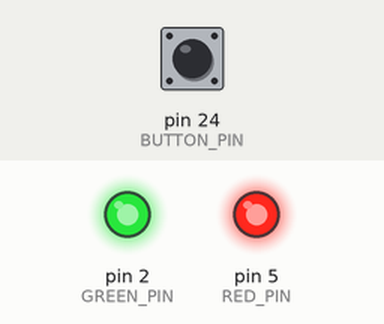
The sketch below on a simulated Arduino Mega 2560, built with avr-gcc and run on an emulated ATmega2560. Shown: output pins drawn as LEDs (lit = HIGH). The test bench sets the inputs (shaded band); at power-on: pin 24 (BUTTON_PIN) HIGH.

Above: at 1.2 s.
1.3 s: pin 24 (BUTTON_PIN) pulled LOW for 0.15 s
At 1.37 s:
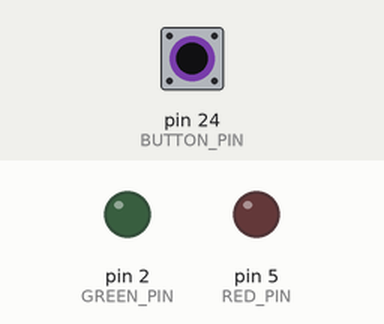
2.9 s: pin 24 (BUTTON_PIN) pulled LOW for 1 s
At 5.1 s:
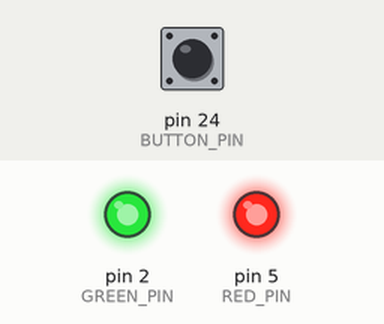
5.4 s: pin 24 (BUTTON_PIN) pulled LOW for 3.2 s
At 6.2 s:
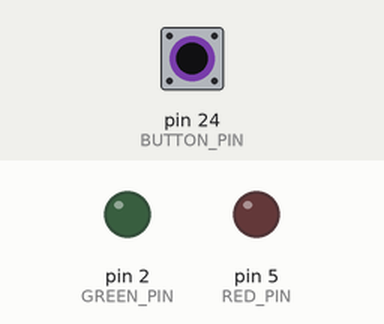
Timing chart, 0 to 10.1 s (numbered marks = the images above; inputs shaded):
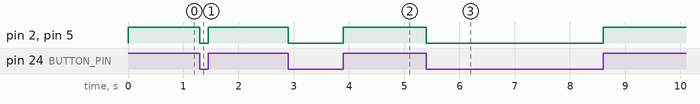

The sketch:

01_button_and_LEDs.ino
```cpp
#include "OneButton.h"
#define BUTTON_PIN 24
#define GREEN_PIN 2
#define RED_PIN 5
void setup() {
  // put your setup code here, to run once:
  pinMode(BUTTON_PIN, INPUT_PULLUP);
  pinMode(GREEN_PIN, OUTPUT);
  pinMode(RED_PIN, OUTPUT);
  digitalWrite(RED_PIN,HIGH);
  digitalWrite(GREEN_PIN,LOW);

}

void loop() {
  // put your main code here, to run repeatedly:
  digitalWrite(GREEN_PIN,digitalRead(BUTTON_PIN));
  digitalWrite(RED_PIN,digitalRead(BUTTON_PIN));
}
```

Measured:
- after the input at 1.3 s, pin 2 (GREEN_PIN), pin 5 (RED_PIN): HIGH → LOW at once, → HIGH 0.15 s later
- after the input at 2.9 s, pin 2 (GREEN_PIN), pin 5 (RED_PIN): HIGH → LOW at once, → HIGH 1.0 s later
- after the input at 5.4 s, pin 2 (GREEN_PIN), pin 5 (RED_PIN): HIGH → LOW at once, → HIGH 3.2 s later
